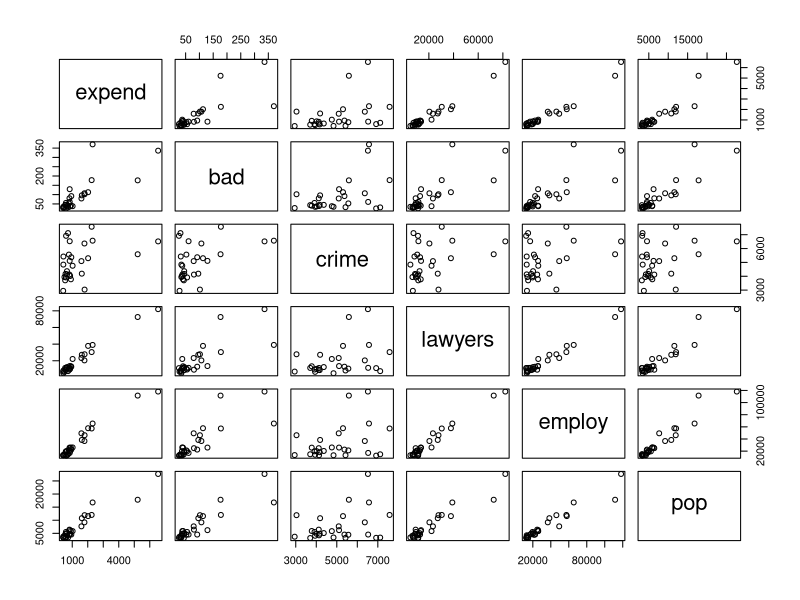
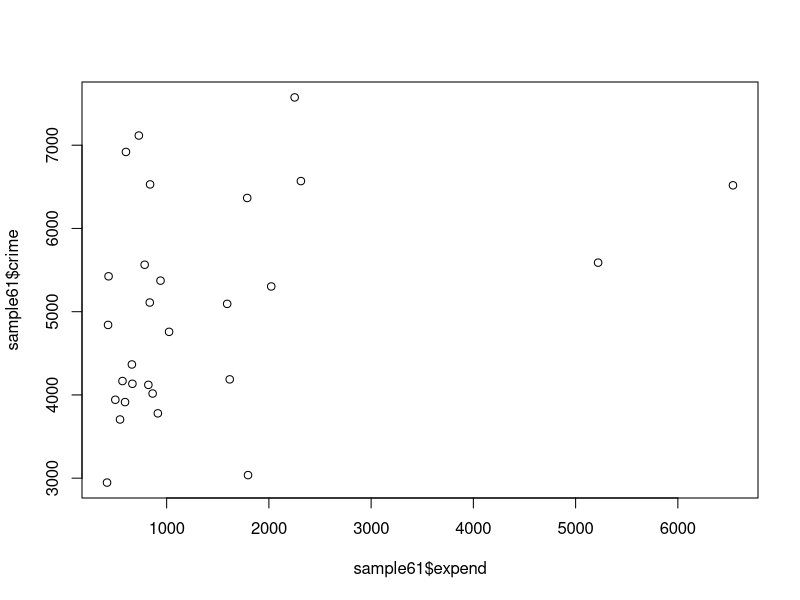
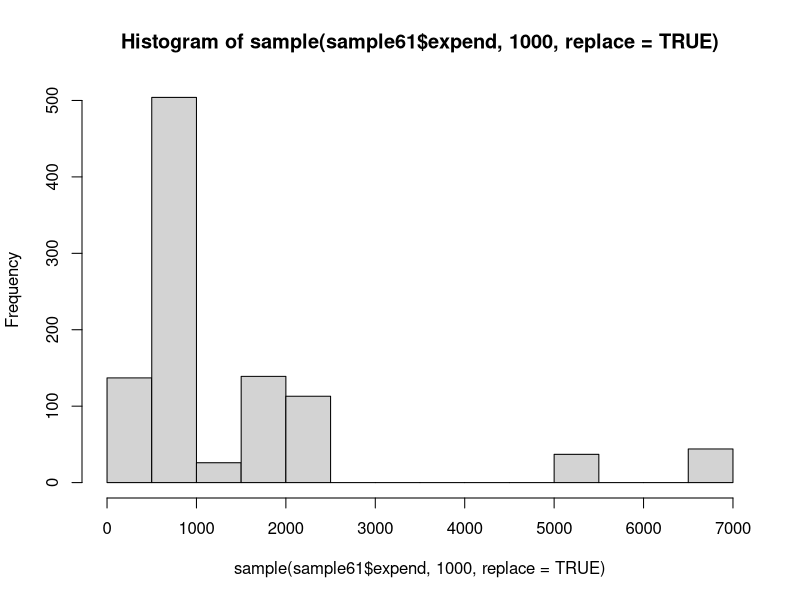

The R source for these figures, in order:
#6.1
setwd("C:\\Users\\josec\\OneDrive\\Documentos\\VU\\Statisitcal Data Analysis\\Assignment 6")

expenses_crime = read.table('expensescrime.txt', header=TRUE)
sample61 = subset(expenses_crime, pop*1000 > 3000000)


#a) make plots for every pair of variables (use pairs)
numSample = subset(sample61, select=c('expend', 'bad', 'crime', 'lawyers', 'employ', 'pop'))
pairs(numSample)

#b) make a plot of the expend rate (state exp. in the state per citizen, versus crime rate)
#based on the plot, how would you judge the correlation between crime and expend rate

plot(sample61$expend, sample61$crime)
cor(sample61$expend, sample61$crime) #0.3626


################################################################################################
#Assignment Questions:

#c) test with Kendalls and Spearmans rank correlation if the crime and expend rate are dependent

#Kendalls
cor.test(sample61$expend, sample61$crime, method='k')
#p-value = 0.037 vs alpha=0.05 -> we reject the hypothesis of independency
#tau = 0.28

#Spearmans
cor.test(sample61$expend, sample61$crime, method='s')
#p-value = 0.032 vs alpha=0.05 -> we reject the hypothesis of independency
#rho = 0.4078
cor.test(sample61$expend, sample61$crime, method='s')$statistic

#d) read 6.4 and example 6.7
# perform a permutation test for testing dependencies between crime and expend rate (6.4.3)
# based on Spearman's rank correlation coefficient. Alpha=5%

hist(sample(sample61$expend, 1000, replace=TRUE))

B=1000
t = cor.test(sample61$expend, sample61$crime, method='s')[[1]]
t_perm = numeric(B)
twoSamples = c(sample61$expend, sample61$crime)
for (i in 1:B){
  sample1 = sample(twoSamples, size=length(sample61$expend))
  sample2 = sample(twoSamples, size=length(sample61$expend))
  t_perm[i] =  cor.test(sample1, sample2, method='s')[[1]]
}
pl = mean(t_perm < t)
pr = mean(t_perm > t)
p = 2 *min(pl,pr) #0.034
# Just as in the previous tests, we reject the hypothesis p-value < alpha

# Alternatively, we can sample only one time and divide the sample in two


#e)
# use simulations to approx. the A.R.E. of Kendals with respect to Spearmans
# when the data pairs are bivariate t-distr. with scale E = (1 0.2, 0.2 1) and df=6
library(mvtnorm)

areSimulation = function (B, n){
  are=0
  pvalK = pvalSp = numeric(B)
  for (i in 1:B){
    x = rmvt(n, sigma=matrix(c(1,0.2,0.2,1), 2, 2), df=6)
    pvalK[i] = cor(x, method='k')[[3]]
    pvalSp[i] = cor(x, method='s')[[3]]
  }
  powerK = mean(pvalK < 0.05)
  powerSp = mean(pvalSp < 0.05)
  rbind(c("Kendals", 'Spearmans'), c(powerK, powerSp) )
  are = (powerK/powerSp)^2
  return (are)
}


areSimulation(1000, length(sample61$crime)) #aprox = 1.27
# note: this will vary due to randomness


###############################################################
B=1000
t2 = cor.test(sample61$expend, sample61$crime, method='s')[[1]]
t_perm2 = numeric(B)
twoSamples2 = c(sample61$expend, sample61$crime)
for (i in 1:B){
  sample0 = sample(twoSamples2, size=length(twoSamples2))
  sample12 = sample(sample0, length(sample61$crime))
  sample22 = sample(setdiff(sample0, sample12), size=length(sample61$expend))
  t_perm2[i] =  cor.test(sample12, sample22, method='s')[[1]]
}
pl2 = mean(t_perm2 < t2)
pr2 = mean(t_perm2 > t2)
p2 = 2 *min(pl2,pr2) #0.04
p2